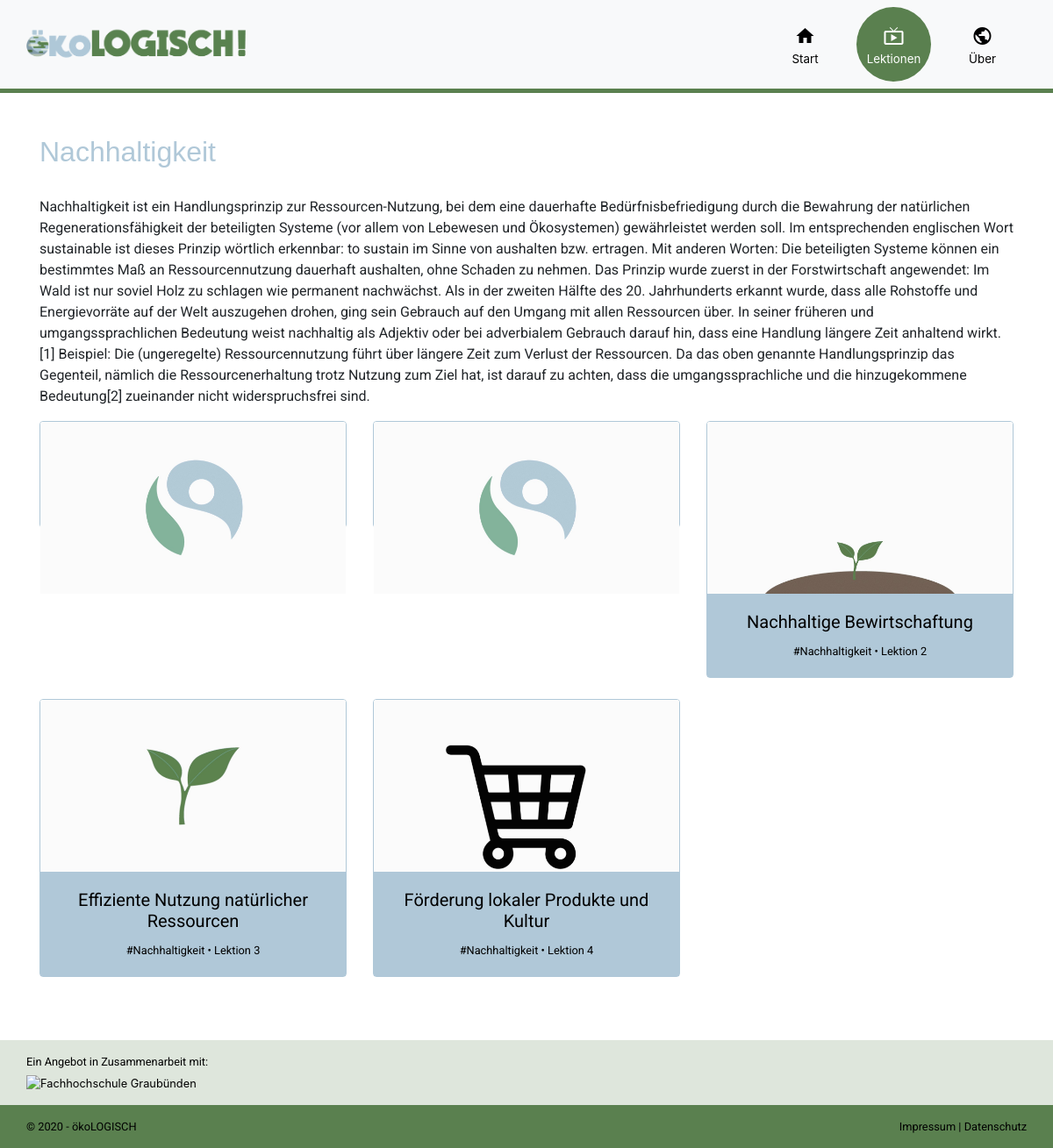
/category.php?id=2, run on the app's committed database.
### tables this page shows
CREATE TABLE `tbl_category` (
  `id` int(11) NOT NULL,
  `title` varchar(255) NOT NULL,
  `text` text NOT NULL,
  `img_url` varchar(255) NOT NULL
);

CREATE TABLE `tbl_lesson` (
  `id` int(11) NOT NULL,
  `category_id` int(11) NOT NULL,
  `title` varchar(255) NOT NULL,
  `text` text NOT NULL,
  `img_url` varchar(255) NOT NULL,
  `gif_url` varchar(255) NOT NULL,
  `gif_url_static` varchar(255) NOT NULL,
  `video_url` varchar(255) NOT NULL,
  `top_lesson` tinyint(1) NOT NULL,
  `lesson_nr` int(3) NOT NULL,
  `important` text NOT NULL,
  `einfuerung` tinyint(1) NOT NULL,
  `lernziele` text NOT NULL,
  `groeste_probleme` text NOT NULL
);

### data/data.php (called while the page is built, shortened)
<?php
function get_db_connection()
{
	global $db_host, $db_name, $db_user, $db_pass, $db_charset;
	$dsn = "mysql:host=$db_host;dbname=$db_name;charset=$db_charset";
	$options = [
		PDO::ATTR_ERRMODE            => PDO::ERRMODE_EXCEPTION,
		PDO::ATTR_DEFAULT_FETCH_MODE => PDO::FETCH_ASSOC,
		PDO::ATTR_EMULATE_PREPARES   => false
	];
	try {
		$db = new PDO($dsn, $db_user, $db_pass, $options);
	} catch (\PDOException $e) {
		throw new \PDOException($e->getMessage(), (int)$e->getCode());
	}
	return $db;
}
function get_category_by_id($id)
{
	$db = get_db_connection();
	$sql = "SELECT * FROM tbl_category WHERE id = $id;";
	$result = $db->query($sql);
	$row = $result->fetch();
	return $row;
}
function get_lessons_by_category_id($id)
{
	$db = get_db_connection();
	$sql = "SELECT * FROM tbl_lesson WHERE category_id = $id;";
	$result = $db->query($sql);
	return $result->fetchAll();
}

### category.php (the view, shortened to what this page needs)
<?php
require_once('data/data.php');
$category = get_category_by_id($_GET['id']);
$lessons = get_lessons_by_category_id($_GET['id']);
?>
<?php require_once('templates/head.php'); ?>
<?php require_once('templates/navbar.php'); ?>
<section class="container category my-5">
    <article class="<?php echo strtolower($category['title']); ?>">
        <h2 class="pb-4"><?php echo $category['title']; ?></h2>
        <p><?php echo $category['text']; ?></p>
    </article>
    <article>
        <div class="row">
            <?php foreach ($lessons as $lesson) { ?>
                <div class="col-lg-4 col-md-6 col-sm-12 mb-4">
                <?php
                    if ($lesson['einfuerung'] == 1) {
                        echo '<a class="link-title" href="intro.php?id=' . $lesson["id"] . '">';
                    } else {
                        echo '<a class="link-title" href="lesson.php?id=' . $lesson["id"] . '">';
                    }
                    ?>
                        <div class="card <?php echo strtolower($category['title']); ?>">
                            <img src="<?php echo $lesson['gif_url_static'] ?>" class="card-img-top gif_static">
                            <div class="card-body">
                                <h5 class="card-title text-center"><?php echo $lesson['title'] ?></h5>
                                <p class="card-text small text-center">
                                    <a href="category.php?id=<?php echo $lesson['category_id']; ?>">
                                        <?php
                                        $category =  get_category_by_id($lesson['category_id']);
                                        echo "#" . $category['title'];
                                        ?>
                                    </a>
                                    •
                                    <?php
                                     if ($lesson['einfuerung'] == 1) {
                                        echo "Einführung ";
                                    } else {
                                        echo "Lektion ";
                                        echo $lesson['lesson_nr'];
                                    }
                                    ?></p>
                            </div>
                        </div>
                    </a>
                </div>
            <?php } ?>
        </div>
    </article>
</section>
<?php require_once('templates/footer.php'); ?>

### data on the page
tbl_category: title "Nachhaltigkeit", text "Nachhaltigkeit ist ein Handlungsprinzip zur Ressourcen-Nutzung, bei dem eine dauerhafte Bedürfnisbefriedigung durch die Bewahrung der natürlichen Regenerationsfähigkeit der beteiligten Systeme (vor allem von Lebewesen und Ökosystemen) gewährleistet werden soll. Im entsprechenden englischen Wort sustainable ist dieses Prinzip wörtlich erkennbar: to sustain im Sinne von aushalten bzw. ertragen. Mit anderen Worten: Die beteiligten Systeme können ein bestimmtes Maß an Ressourcennutzung dauerhaft aushalten, ohne Schaden zu nehmen. Das Prinzip wurde zuerst in der Forstwirtschaft angewendet: Im Wald ist nur soviel Holz zu schlagen wie permanent nachwächst. Als in der zweiten Hälfte des 20.…"
tbl_lesson: gif_url_static (picture)
tbl_lesson: gif_url_static (picture)
tbl_lesson: gif_url_static (picture), title "Nachhaltige Bewirtschaftung", category.title "Nachhaltigkeit", lesson_nr "2"
tbl_lesson: gif_url_static (picture), title "Effiziente Nutzung natürlicher Ressourcen", category.title "Nachhaltigkeit", lesson_nr "3"
tbl_lesson: gif_url_static (picture), title "Förderung lokaler Produkte und Kultur", category.title "Nachhaltigkeit", lesson_nr "4"
